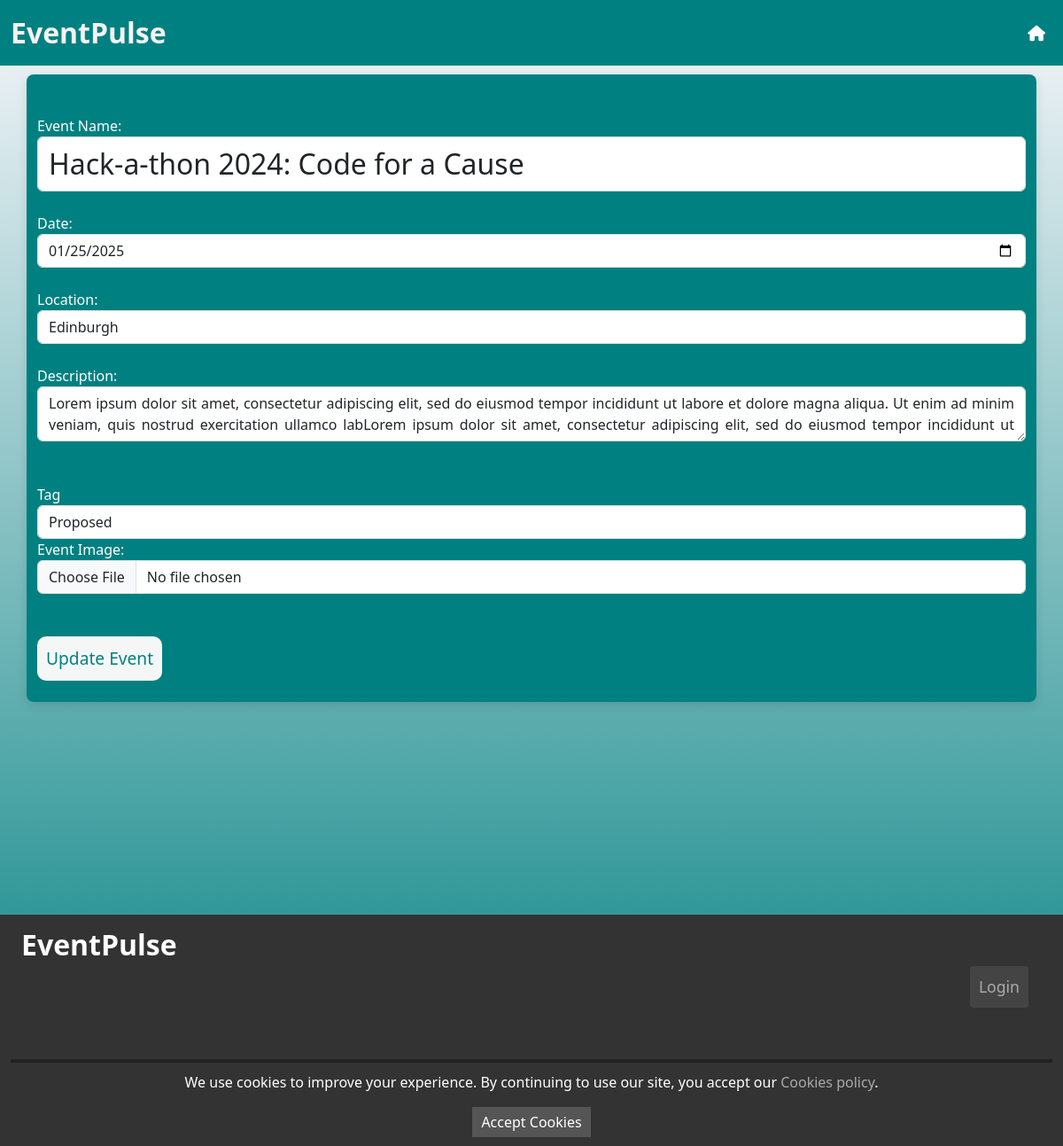
The app's page /events/edit/8, older data.
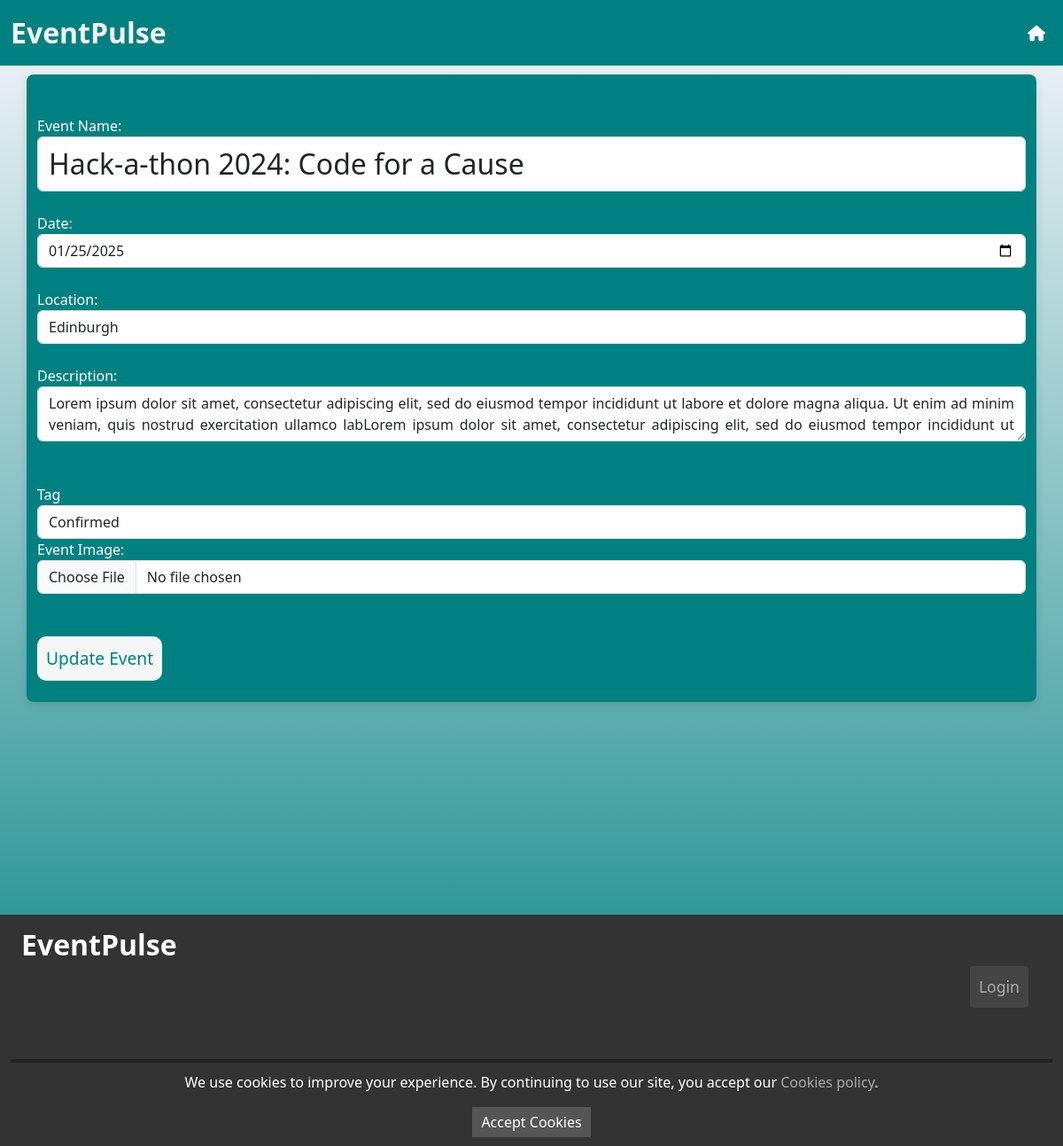
The same page, newer data.
### app.py (models this page shows)
class Event(db.Model):
    eventId = db.Column(db.Integer, primary_key=True)
    eventName = db.Column(db.String(100), nullable=False)
    description = db.Column(db.Text)
    date = db.Column(db.Date, nullable=False)
    location = db.Column(db.String(100), nullable=False)
    tag = db.Column(db.Enum(EventStatus), nullable=False)
    image_url = db.Column(db.String(255), nullable=True)
    votes = db.Column(db.Integer, default=0)

### app.py (the view, shortened to what this page needs)
@app.route('/events/edit/<int:event_id>', methods=['GET', 'POST'])
def edit_event(event_id):
    Events = select(Event).filter(Event.eventId == event_id)
    event = db.session.execute(Events).scalar_one_or_none()
    if event is None:
        return redirect(url_for('admin_index'))  # or handle 404
    return render_template('edit_event.html', event=event, EventStatus=EventStatus)

### app.py (called while the page is built)
@app.before_request
def update_event_tags():
    db.create_all()
    today = date.today()
    events_to_update = Event.query.filter(
        Event.date < today,
        Event.tag.in_([EventStatus.Proposed, EventStatus.Confirmed])
    ).all()
    for event in events_to_update:
        event.tag = EventStatus.Past  # Change the tag to 'Past'
    db.session.commit()

### templates/edit_event.html (shortened to what this page needs)
{% extends 'base.html' %}
{% block content %}
<div class="container addEventContainer">
    <h2>Edit Event</h2>
    <form method="post" enctype="multipart/form-data">
        <label for="eventName">Event Name:</label><br>
        <input type="text" id="eventName" name="eventName" class="form-control" value="{{ event.eventName }}"
            required><br>
        <label for="date">Date:</label><br>
        <input type="date" id="date" name="date" class="form-control" value="{{ event.date }}" required><br>
        <label for="location">Location:</label><br>
        <input type="text" id="location" name="location" class="form-control" value="{{ event.location }}" required><br>
        <label for="description">Description:</label><br>
        <textarea id="description" name="description" class="form-control">{{ event.description }}</textarea><br><br>
        <div class="form-group">
            <label for="tag">Tag</label>
            <select class="form-control" id="tag" name="tag" required>
                {% for status in EventStatus %}
                <option value="{{ status.name }}" class="form-control" {% if event.tag==status %}selected{% endif %}>{{
                    status.value }}</option>
                {% endfor %}
            </select>
        </div>
        <label for="image">Event Image:</label><br>
        <input type="file" id="image_url" name="image_url" class="form-control" accept="image/*"><br><br>
        <input type="submit" class="btn-add" value="Update Event"><br><br>
    </form>
</div>
{% endblock %}

Row changes from the older to the newer data that the page shows:
changed Event "Edinburgh": tag "Proposed" → "Confirmed"
